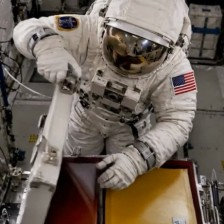
#> input picture sih-har-isro/dataset/hmr3d_real_cache/crops/WhatsApp Video 2026-09-09 at 17.28.39_00002.jpg, 224 x 224 px
$ python -i hsv_detector.py   (imports and definitions only)
#> lines starting #> are read from the running program, lines starting #| are printed output that depends on the picture
"""
HSV Color-Based Box + Hand Detector
=====================================
Replaces YOLO (or any other pretrained/open-source detector) for object
detection. Uses HSV color segmentation to detect:
  - red_box    → HSV dual-range mask (red wraps hue wheel)
  - yellow_box → HSV single-range mask
  - main_box   → Largest white/light region near experiment area
  - hand       → Skin-tone HSV band, confidence-boosted (not gated) by
                 frame-differencing motion — see _detect_hand()

Zero training, zero pretrained weights. Deterministic. Works on CPU at 60+
FPS. For the colored boxes this is actually superior to a trained detector
for this use-case because the colors ARE the definition of the targets.
"""

import cv2
import numpy as np
from dataclasses import dataclass, field
from typing import List, Tuple, Optional, Dict
import logging

logger = logging.getLogger(__name__)

# Import HSV ranges from config
import sys
from pathlib import Path
sys.path.insert(0, str(Path(__file__).parent.parent))
from config.experiment_config import (
    HSV_RED_LOWER1, HSV_RED_UPPER1, HSV_RED_LOWER2, HSV_RED_UPPER2,
    HSV_YELLOW_LOWER, HSV_YELLOW_UPPER,
    HSV_WHITE_LOWER, HSV_WHITE_UPPER,
    MIN_BOX_AREA_PX,
    HSV_SKIN_LOWER, HSV_SKIN_UPPER, MIN_HAND_AREA_PX,
    HAND_MOTION_THRESHOLD, HAND_TOP_EXCLUDE_FRAC,
)


# [22 lines left out: function draw_detections, not called in this run]


@dataclass
class Detection:
    label: str           # "red_box", "yellow_box", "main_box", "hand", "person"
    bbox: Tuple[int, int, int, int]   # x1, y1, x2, y2
    confidence: float    # 0-1 based on area ratio
    centroid: Tuple[int, int]
    area: int
    mask: Optional[np.ndarray] = None  # Binary mask for this detection
    rect: Optional[Tuple[float, float, float]] = None  # ((cx,cy),(w,h),angle_deg) minAreaRect — rack roll anchor
    # "open" | "closed" | None (unknown/not applicable). Only the YOLO
    # backend ever sets this (from its main_box_open/main_box_closed
    # training classes, normalized back to label="main_box" so every
    # existing `d.label == "main_box"` check keeps working with either
    # backend — see pipeline/yolo_detector.py). HSV genuinely can't tell
    # lid state from color alone, so it always leaves this None.
    lid_state: Optional[str] = None


class HSVBoxDetector:
    """
    Color segmentation detector for the ISRO HAR experiment boxes.

    Detects:
      - red_box    → Dual HSV range (hue wraps 170-180 + 0-10)
      - yellow_box → Single HSV range
      - main_box   → Largest white region in frame
      - hand       → Skin-tone HSV band + motion confidence boost

    Also provides:
      - Box/hand visibility flags (get_feature_dict)
      - Live HSV recalibration from a user-drawn ROI (calibrate_from_roi)
    """

    def __init__(self,
                 frame_width: int = 1280,
                 frame_height: int = 720,
                 use_morphology: bool = True):
        self.fw = frame_width
        self.fh = frame_height
        self.use_morphology = use_morphology
        self.frame_area = frame_width * frame_height

        # Morphological kernels
        self._kernel_open  = cv2.getStructuringElement(cv2.MORPH_ELLIPSE, (5, 5))
        self._kernel_close = cv2.getStructuringElement(cv2.MORPH_ELLIPSE, (9, 9))

        # Live HSV bounds — instance state (not module constants) so
        # calibrate_from_roi() can actually adjust what detect() uses.
        # Seeded from config; np.array once here instead of per-frame.
        self._red_lo1 = np.array(HSV_RED_LOWER1, dtype=np.float64)
        self._red_hi1 = np.array(HSV_RED_UPPER1, dtype=np.float64)
        self._red_lo2 = np.array(HSV_RED_LOWER2, dtype=np.float64)
        self._red_hi2 = np.array(HSV_RED_UPPER2, dtype=np.float64)
        self._yellow_lo = np.array(HSV_YELLOW_LOWER, dtype=np.float64)
        self._yellow_hi = np.array(HSV_YELLOW_UPPER, dtype=np.float64)
        self._white_lo = np.array(HSV_WHITE_LOWER, dtype=np.float64)
        self._white_hi = np.array(HSV_WHITE_UPPER, dtype=np.float64)
        self._skin_lo = np.array(HSV_SKIN_LOWER, dtype=np.float64)
        self._skin_hi = np.array(HSV_SKIN_UPPER, dtype=np.float64)

        # Motion state for hand detection (frame-differencing) — None until
        # the first frame has been seen.
        self._prev_gray: Optional[np.ndarray] = None

        # Calibration state (updated by calibrate_from_roi())
        self._cal_offsets: Dict[str, Dict[str, Tuple[float, float]]] = {}

        logger.info("HSVBoxDetector initialized (frame=%dx%d)", frame_width, frame_height)

    # ── Public API ─────────────────────────────────────────────────────────────

    # [348 lines left out: functions detect, get_feature_dict, dets_to_feature_dict, draw, calibrate_from_roi, _apply_mask_pipeline and 6 more, not called in this run]


# [32 lines not run here, left out]

>>> import cv2
>>> picture = cv2.imread('../dataset/hmr3d_real_cache/crops/WhatsApp Video 2026-09-09 at 17.28.39_00002.jpg', cv2.IMREAD_GRAYSCALE)
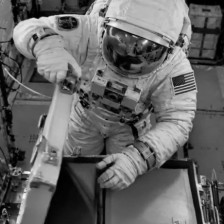
#> picture: shape (224, 224); min 0, max 254, mean 101.5
>>> result = HSVBoxDetector().detect(picture)
#> (the run stopped early here; a loop or call above may not have finished)

$ run again, on sih-har-isro/dataset/hmr3d_real_cache/crops/WhatsApp Video 2026-09-09 at 17.28.39_00003.jpg
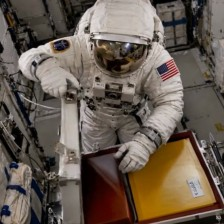
#> input picture sih-har-isro/dataset/hmr3d_real_cache/crops/WhatsApp Video 2026-09-09 at 17.28.39_00003.jpg, 224 x 224 px
#> `picture = cv2.imread('../dataset/hmr3d_real_cache/crops/WhatsApp Video..`:
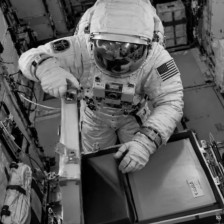
#> picture: shape (224, 224); min 0, max 245, mean 94.5

$ run again, on sih-har-isro/dataset/hmr3d_real_cache/crops/WhatsApp Video 2026-09-09 at 17.28.39_00005.jpg
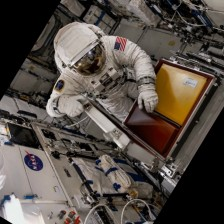
#> input picture sih-har-isro/dataset/hmr3d_real_cache/crops/WhatsApp Video 2026-09-09 at 17.28.39_00005.jpg, 224 x 224 px
#> `picture = cv2.imread('../dataset/hmr3d_real_cache/crops/WhatsApp Video..`:
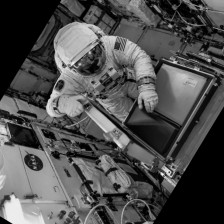
#> picture: shape (224, 224); min 0, max 251, mean 78.7

$ run again, on sih-har-isro/dataset/hmr3d_real_cache/crops/WhatsApp Video 2026-09-09 at 17.28.39_00006.jpg
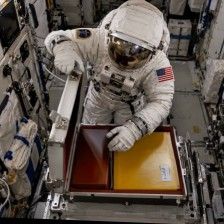
#> input picture sih-har-isro/dataset/hmr3d_real_cache/crops/WhatsApp Video 2026-09-09 at 17.28.39_00006.jpg, 224 x 224 px
#> `picture = cv2.imread('../dataset/hmr3d_real_cache/crops/WhatsApp Video..`:
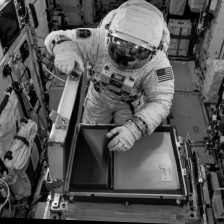
#> picture: shape (224, 224); min 0, max 244, mean 86
